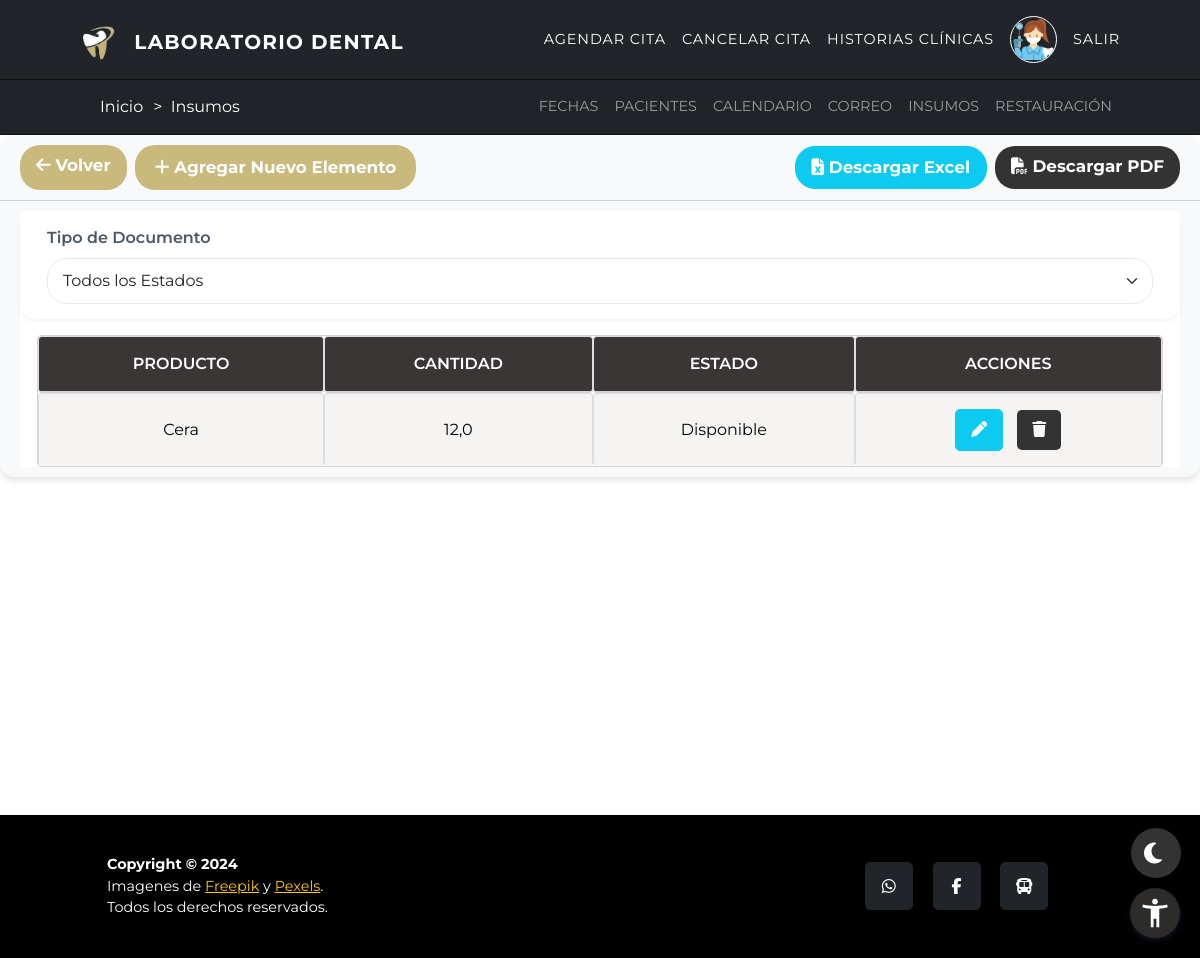
/list-elementos/ (signed in), run on an earlier commit of the app's database.
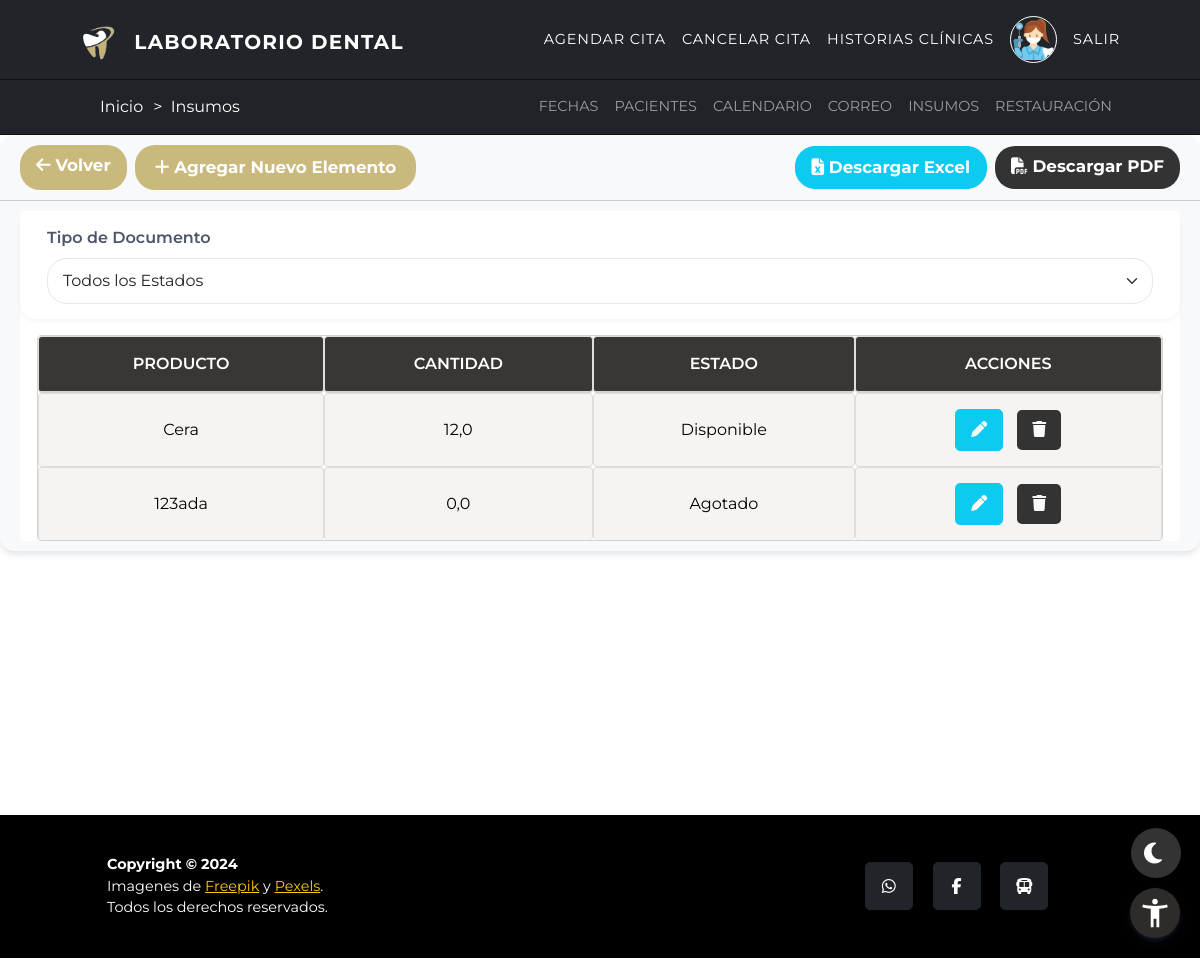
And on a later commit of the database.
### inicio/models.py (models this page shows, shortened)
class Inventario(models.Model):
    ESTADO = (
        (1, 'Disponible'),
        (2, 'Agotado'),
    )
    producto = models.CharField(max_length=150, blank=True)
    cantidad = models.FloatField(default=0, validators=[MinValueValidator(0)])
    estado = models.PositiveSmallIntegerField(choices=ESTADO, default=1)

### inventario/views.py (the view)
# urls.py: path('list-elementos/', views.listelementos, name="listelementos"),
@never_cache
@login_required(login_url='acceso_denegado')
@user_passes_test(traer.es_superusuario, login_url='acceso_denegado')
def listelementos(request):
    inventarios = Inventario.objects.all()
    estado_filtro = request.GET.get('estado')
    print(f"Estado filtro: {estado_filtro}")  # Para depurar el valor recibido
    if estado_filtro:  # Si hay un estado seleccionado
        inventarios = inventarios.filter(estado=estado_filtro)
    else:
        inventarios = Inventario.objects.all()  # Devuelve todos los elementos
    context = {
        'inventarios': inventarios,
        'estados': Inventario.ESTADO,  # Suponiendo que `ESTADO_CHOICES` está definido en el modelo
    }
    return render(request, 'listelementos.html', context)

### inicio/views.py (called while the page is built)
def es_superusuario(user):
    return user.is_superuser

### inventario/templates/listelementos.html (shortened to what the changed rows need)
{% extends 'inicio.html' %}
{% load static %}
{% block content %}
<div class="ContentTable">
    <div class="card">
        <div class="card-body">
            <div class="table-container">
                <div class="table-responsive">
                    <table id="elementosTable" class="table table-primary table-centered">
                        <thead>
                            <tr>
                                <th id="headerProducto" data-sort="producto" scope="col" data-tooltip="Producto">
                                    Producto</th>
                                <th id="headerCantidad" data-sort="cantidad" scope="col"
                                    data-tooltip="Cantidad disponible">Cantidad</th>
                                <th id="headerEstado" data-sort="estado" scope="col" data-tooltip="Estado del producto">
                                    Estado</th>
                                <th scope="col">Acciones</th>
                            </tr>
                        </thead>
                        <tbody>
                            {% for elemento in inventarios %}
                            <tr {% if not cuenta.is_superuser %} style="display:none;" {% endif %}>
                                <td data-sort="producto">{{ elemento.producto }}</td>
                                <td data-sort="cantidad">{{ elemento.cantidad }}</td>
                                <td data-sort="estado">{{ elemento.get_estado_display }}</td>
                                <td>
                                    <a class="btn btn-info" href="{% url 'editarelementos' elemento.id %}" role="button"
                                        data-tooltip="Editar este insumo">
                                        <i class="fas fa-pen sort-icon a"></i>
                                    </a>
                                    <button class="btn btn-danger"
                                        onclick="confirmarEliminacion('{{ elemento.id }}', '{{ elemento.producto }}')"
                                        data-tooltip="Eliminar este insumo">
                                        <i class="fas fa-trash sort-icon a"></i>
                                    </button>
                                </td>
                            </tr>
                            {% endfor %}
                        </tbody>
                    </table>
                </div>
            </div>
        </div>
    </div>
</div>
{% endblock %}

What changed in the data, as far as the page shows it:
added Inventario: producto "123ada", cantidad "0,0", estado "Agotado"
